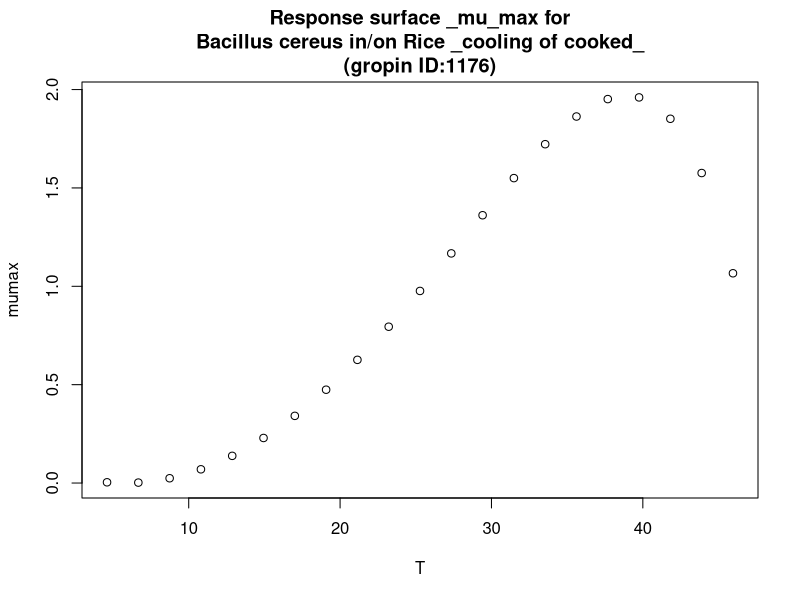

This chart was generated by the following R code:
#############################
# start of Parameter script
#############################
T <- seq(4.6046,45.954045954046,length.out=21)
#############################
# end of Parameter script
#############################
############################# 
# start of Model script Gropin ID 1176 
#############################
 
# constant coefficients for this model
 
variables <- data.frame(T)
argumentsPar <- unique.data.frame(expand.grid(variables))
 
# heart of the model
response_surface <- function(T) {
   mumax <-0.0028*((T-5.77)^2)*(1-exp(0.1069*(T-48.47)))

	return(mumax=mumax)
} 

# output parameters
responseSurface <- cbind(argumentsPar,response_surface(argumentsPar['T']))
colnames(responseSurface) <- c(colnames(argumentsPar),'mumax')
#############################
# End of Model script
#############################
############################# 
# start of Visualisation script Gropin ID 1176 
#############################
titleText <-'Response surface _mu_max for
Bacillus cereus in/on Rice _cooling of cooked_
(gropin ID:1176)'
plot(T,responseSurface$'mumax',xlab='T',
                          ylab='mumax',main=titleText)
#############################
# End of Visualisation script
#############################
